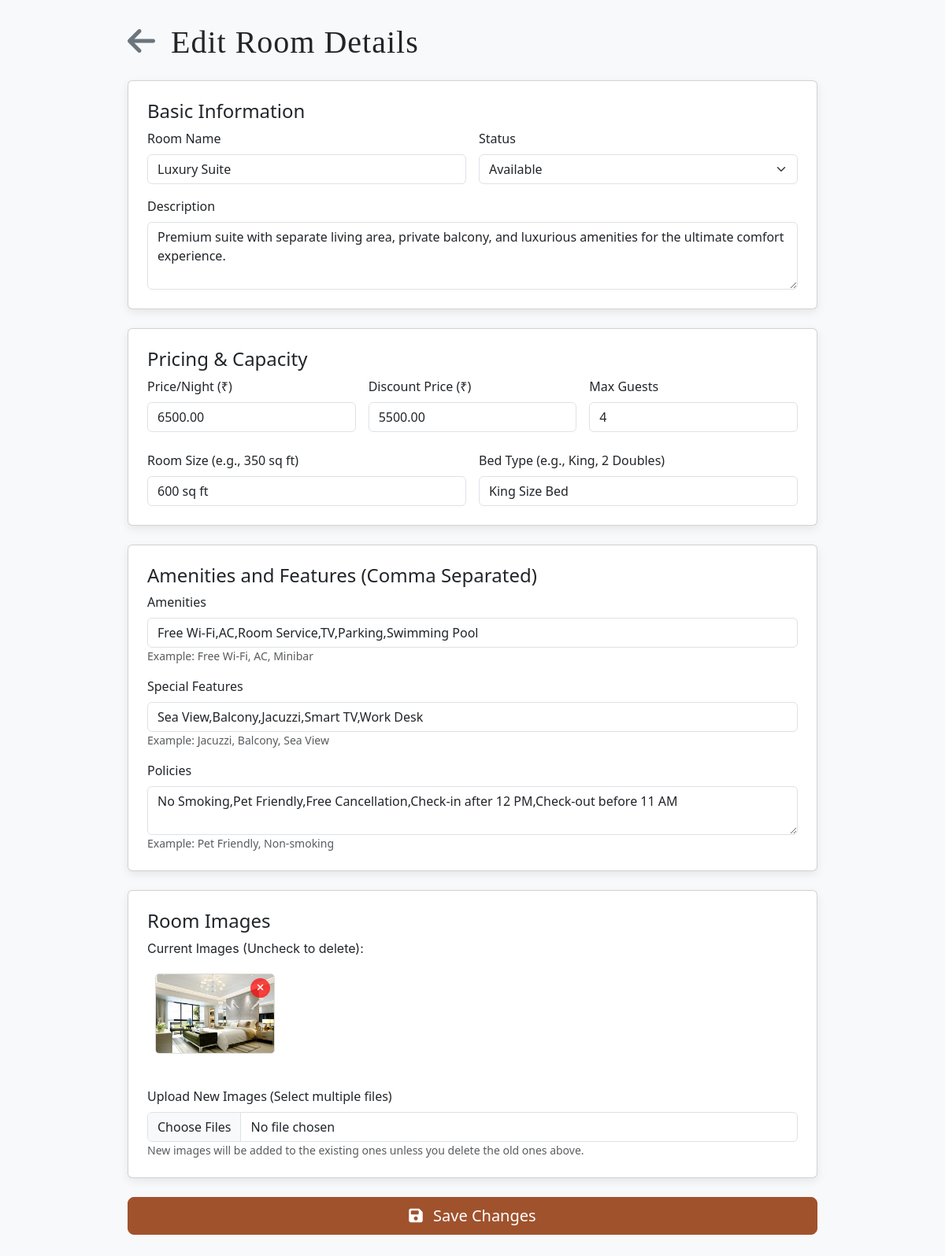
The page /edit.php?id=3 on the database as committed earlier.
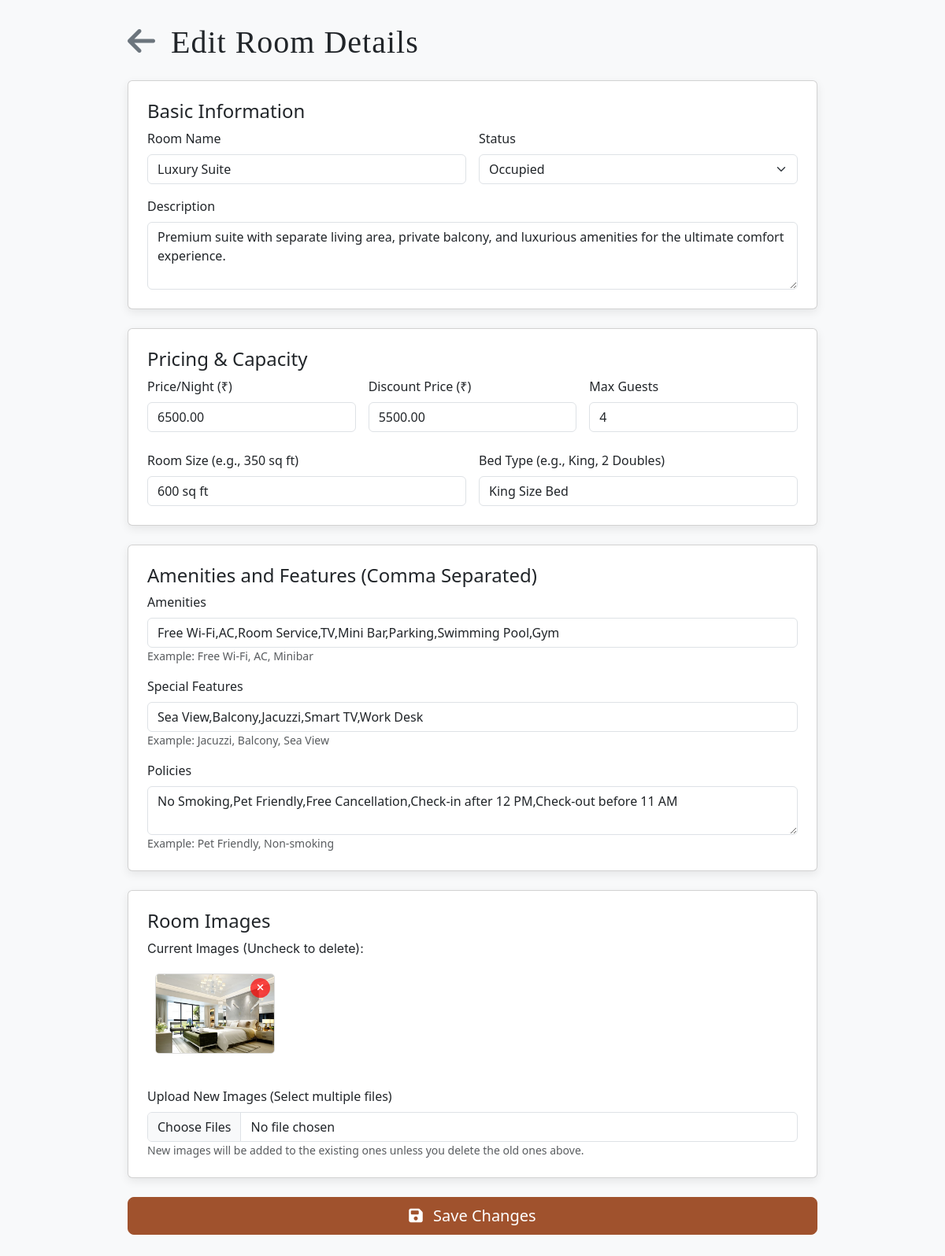
The same page on the database as committed later.
### tables this page shows
CREATE TABLE `rooms` (
  `id` int(11) NOT NULL,
  `name` varchar(255) NOT NULL,
  `description` text DEFAULT NULL,
  `price` decimal(10,2) DEFAULT NULL,
  `discount_price` decimal(10,2) DEFAULT NULL,
  `size` varchar(50) DEFAULT NULL,
  `bed_type` varchar(100) DEFAULT NULL,
  `guests` varchar(50) DEFAULT NULL,
  `rating` decimal(2,1) DEFAULT NULL,
  `reviews` int(11) DEFAULT NULL,
  `image` varchar(255) DEFAULT NULL,
  `amenities` text DEFAULT NULL,
  `features` text DEFAULT NULL,
  `policies` text DEFAULT NULL,
  `created_at` timestamp NOT NULL DEFAULT current_timestamp(),
  `status` enum('Available','Occupied') DEFAULT 'Available'
);

### edit.php (the view, shortened to what the changed rows need)
<?php
include 'db.php';
$room_id = null;
$room = null;
if (isset($_GET['id']) && is_numeric($_GET['id'])) {
    $room_id = mysqli_real_escape_string($conn, $_GET['id']);
    $sql_fetch = "SELECT * FROM rooms WHERE id = '$room_id'";
    $result_fetch = mysqli_query($conn, $sql_fetch);
    if ($result_fetch && mysqli_num_rows($result_fetch) > 0) {
        $room = mysqli_fetch_assoc($result_fetch);
        $current_images = $room['image'] ? explode(',', $room['image']) : [];
    } else {
        $message = "Error: Room ID '$room_id' not found.";
        $message_type = 'danger';
        $room_id = null;
    }
} else {
    $message = "Error: Invalid room ID provided.";
    $message_type = 'danger';
}
?>
<!DOCTYPE html>
<html lang="en">
<head>
    <link href="https://cdn.jsdelivr.net/npm/bootstrap@5.3.3/dist/css/bootstrap.min.css" rel="stylesheet">
    <link rel="stylesheet" href="https://cdnjs.cloudflare.com/ajax/libs/font-awesome/6.4.0/css/all.min.css">
</head>
<body>
    <div class="container">
        <h1 class="mb-4">
            <a href="admin_dashboard.php" class="text-secondary me-2"><i class="fas fa-arrow-left"></i></a>
            Edit Room Details
        </h1>
        <?php if ($room): ?>
        <form method="POST" action="edit.php?id=<?php echo $room_id; ?>" enctype="multipart/form-data">
            <div class="card p-4 mb-4">
                <h4 class="card-title">Basic Information</h4>
                <div class="row g-3">
                    <div class="col-md-6">
                        <label for="name" class="form-label">Room Name</label>
                        <input type="text" class="form-control" id="name" name="name" value="<?php echo htmlspecialchars($room['name']); ?>" required>
                    </div>
                    <div class="col-md-6">
                        <label for="status" class="form-label">Status</label>
                        <select id="status" name="status" class="form-select" required>
                            <option value="Available" <?php echo ($room['status'] == 'Available') ? 'selected' : ''; ?>>Available</option>
                            <option value="Occupied" <?php echo ($room['status'] == 'Occupied') ? 'selected' : ''; ?>>Occupied</option>
                        </select>
                    </div>
                    <div class="col-12">
                        <label for="description" class="form-label">Description</label>
                        <textarea class="form-control" id="description" name="description" rows="3"><?php echo htmlspecialchars($room['description']); ?></textarea>
                    </div>
                </div>
            </div>
            <div class="card p-4 mb-4">
                <h4 class="card-title">Pricing & Capacity</h4>
                <div class="row g-3">
                    <div class="col-md-4">
                        <label for="price" class="form-label">Price/Night (₹)</label>
                        <input type="number" step="0.01" class="form-control" id="price" name="price" value="<?php echo htmlspecialchars($room['price']); ?>" required>
                    </div>
                    <div class="col-md-4">
                        <label for="discount_price" class="form-label">Discount Price (₹)</label>
                        <input type="number" step="0.01" class="form-control" id="discount_price" name="discount_price" value="<?php echo htmlspecialchars($room['discount_price']); ?>">
                    </div>
                    <div class="col-md-4">
                        <label for="guests" class="form-label">Max Guests</label>
                        <input type="number" class="form-control" id="guests" name="guests" value="<?php echo htmlspecialchars($room['guests']); ?>" required>
                    </div>
                </div>
                <div class="row g-3 mt-2">
                    <div class="col-md-6">
                        <label for="size" class="form-label">Room Size (e.g., 350 sq ft)</label>
                        <input type="text" class="form-control" id="size" name="size" value="<?php echo htmlspecialchars($room['size']); ?>">
                    </div>
                    <div class="col-md-6">
                        <label for="bed_type" class="form-label">Bed Type (e.g., King, 2 Doubles)</label>
                        <input type="text" class="form-control" id="bed_type" name="bed_type" value="<?php echo htmlspecialchars($room['bed_type']); ?>">
                    </div>
                </div>
            </div>
            <div class="card p-4 mb-4">
                <h4 class="card-title">Amenities and Features (Comma Separated)</h4>
                <div class="row g-3">
                    <div class="col-12">
                        <label for="amenities" class="form-label">Amenities</label>
                        <input type="text" class="form-control" id="amenities" name="amenities" value="<?php echo htmlspecialchars($room['amenities']); ?>">
                        <small class="text-muted">Example: Free Wi-Fi, AC, Minibar</small>
                    </div>
                    <div class="col-12">
                        <label for="features" class="form-label">Special Features</label>
                        <input type="text" class="form-control" id="features" name="features" value="<?php echo htmlspecialchars($room['features']); ?>">
                        <small class="text-muted">Example: Jacuzzi, Balcony, Sea View</small>
                    </div>
                    <div class="col-12">
                        <label for="policies" class="form-label">Policies</label>
                        <textarea class="form-control" id="policies" name="policies" rows="2"><?php echo htmlspecialchars($room['policies']); ?></textarea>
                        <small class="text-muted">Example: Pet Friendly, Non-smoking</small>
                    </div>
                </div>
            </div>
            <div class="card p-4 mb-4">
                <h4 class="card-title">Room Images</h4>
                <p class="mb-2">Current Images (Uncheck to delete):</p>
                <div id="current-images-list" class="d-flex flex-wrap mb-3">
                    <?php
                    if (!empty($current_images)):
                        foreach ($current_images as $image_path):
                            if (!empty($image_path)):
                    ?>
                    <div class="image-preview-container">
                        <img src="<?php echo htmlspecialchars($image_path); ?>" alt="Room Image">
                        <button type="button" class="image-delete-btn"
                                onclick="document.getElementById('img-<?php echo basename($image_path); ?>').checked = false; this.closest('.image-preview-container').style.opacity = '0.4';">
                            <i class="fas fa-times"></i>
                        </button>
                    </div>
                    <?php
                            endif;
                        endforeach;
                    else:
                        echo '<p class="text-muted">No images currently uploaded.</p>';
                    endif;
                    ?>
                </div>
                <label for="new_images" class="form-label mt-3">Upload New Images (Select multiple files)</label>
                <input type="file" class="form-control" id="new_images" name="new_images[]" multiple accept="image/*">
                <small class="text-muted">New images will be added to the existing ones unless you delete the old ones above.</small>
            </div>
            <button type="submit" class="btn btn-primary btn-lg w-100" style="background-color: #a0522d; border-color: #a0522d;">
                <i class="fas fa-save me-2"></i> Save Changes
            </button>
        </form>
        <?php endif; ?>
    </div>
</body>
</html>

Rows that differ between the two databases and show on the page:
changed rooms "Luxury Suite": status "Available" → "Occupied"; amenities "Free Wi-Fi,AC,Room Service,TV,Parking,Swimming Pool" → "Free Wi-Fi,AC,Room Service,TV,Mini Bar,Parking,Swimming Pool,Gym"
